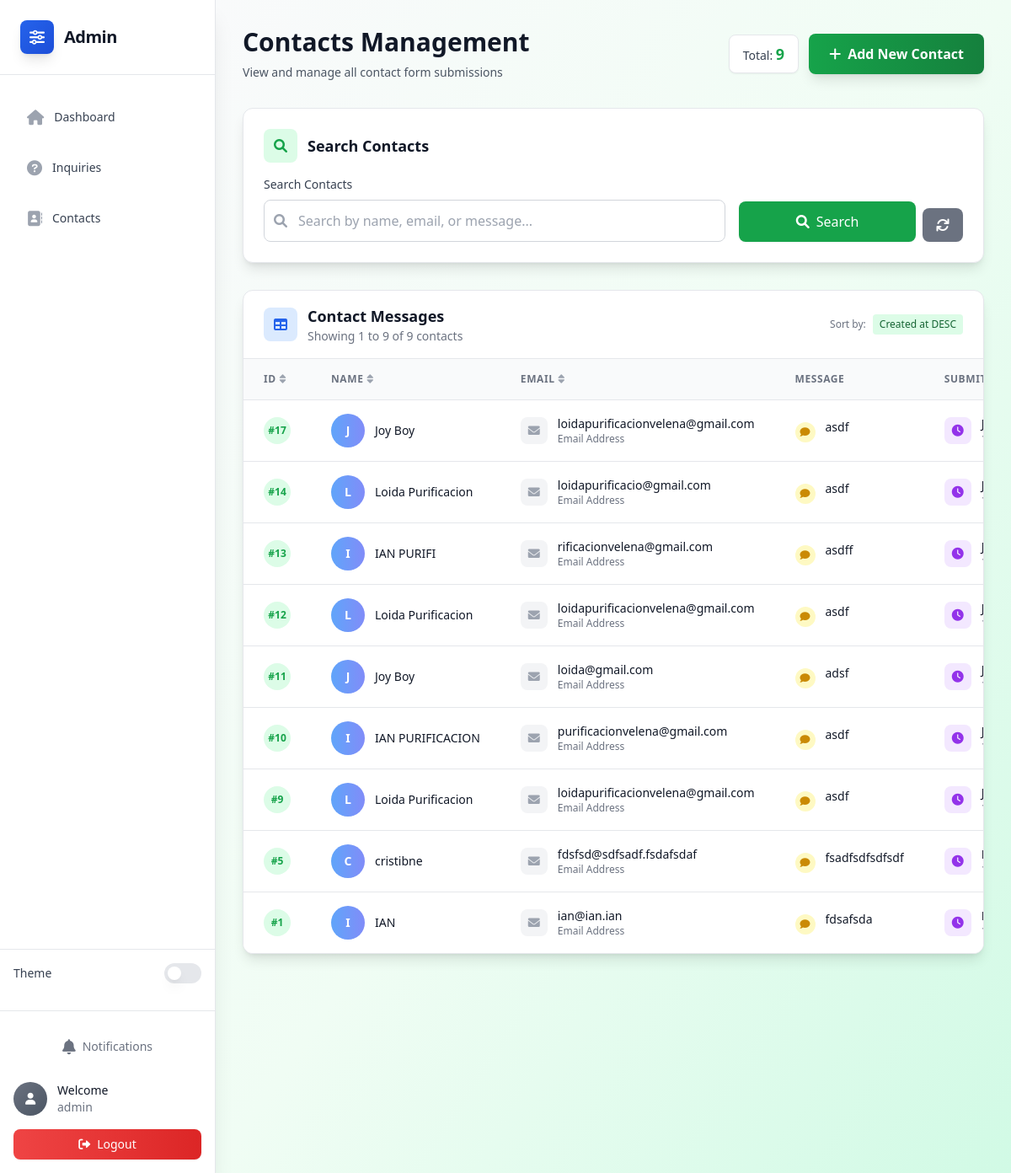
The app's page /admin/contact/index.php (signed in) with its own data.
### tables this page shows
CREATE TABLE `contact` (
  `id` int(11) NOT NULL,
  `name` varchar(100) NOT NULL,
  `email` varchar(100) NOT NULL,
  `message` text NOT NULL,
  `created_at` timestamp NOT NULL DEFAULT current_timestamp()
);

### admin/includes/database.php (called while the page is built, shortened)
<?php
class Database {
    private $conn;
    public function __construct() {
        try {
            $this->conn = new PDO("mysql:host=" . DB_HOST . ";dbname=" . DB_NAME, DB_USER, DB_PASS);
            $this->conn->setAttribute(PDO::ATTR_ERRMODE, PDO::ERRMODE_EXCEPTION);
        } catch(PDOException $e) {
            die("Connection failed: " . $e->getMessage());
        }
    }
    public function prepare($sql) {
        return $this->conn->prepare($sql);
    }
}
?>

### admin/contact/index.php (the view, shortened to what this page needs)
<?php
require_once '../includes/database.php';
$db = new Database();
$search = $_GET['search'] ?? '';
$sort = $_GET['sort'] ?? 'created_at';
$order = $_GET['order'] ?? 'DESC';
$page = (int)($_GET['page'] ?? 1);
$limit = 10;
$offset = ($page - 1) * $limit;
$where = [];
$params = [];
$whereClause = $where ? "WHERE " . implode(" AND ", $where) : "";
$orderClause = "ORDER BY $sort $order";
$stmt = $db->prepare("SELECT * FROM contact $whereClause $orderClause LIMIT $limit OFFSET $offset");
$stmt->execute($params);
$contacts = $stmt->fetchAll(PDO::FETCH_ASSOC);
$countStmt = $db->prepare("SELECT COUNT(*) FROM contact $whereClause");
$countStmt->execute($params);
$totalRecords = $countStmt->fetchColumn();
include '../includes/header.php';
include '../includes/navbar.php';
?>
<div class="min-h-screen bg-gradient-to-br from-gray-50 via-green-50 to-emerald-100 dark:from-gray-900 dark:via-gray-800 dark:to-gray-900">
    <div class="max-w-7xl mx-auto px-4 sm:px-6 lg:px-8 py-8">
        <div class="mb-8">
            <div class="flex flex-col sm:flex-row sm:items-center sm:justify-between gap-4">
                <div>
                    <h1 class="text-3xl font-bold text-gray-900 dark:text-white">Contacts Management</h1>
                    <p class="mt-2 text-sm text-gray-600 dark:text-gray-400">View and manage all contact form submissions</p>
                </div>
                <div class="flex items-center gap-3">
                    <div class="bg-white dark:bg-gray-800 px-4 py-2 rounded-lg shadow-sm border border-gray-200 dark:border-gray-700">
                        <span class="text-sm font-medium text-gray-700 dark:text-gray-300">Total: </span>
                        <span class="text-lg font-bold text-green-600 dark:text-green-400"><?= $totalRecords ?></span>
                    </div>
                    <a href="create.php" class="inline-flex items-center px-6 py-3 bg-gradient-to-r from-green-600 to-green-700 hover:from-green-700 hover:to-green-800 text-white font-semibold rounded-lg shadow-lg hover:shadow-xl transform hover:-translate-y-0.5 transition-all duration-200">
                        <i class="fas fa-plus mr-2"></i>
                        Add New Contact
                    </a>
                </div>
            </div>
        </div>
        <div class="bg-white dark:bg-gray-800 rounded-xl shadow-lg border border-gray-200 dark:border-gray-700 mb-8">
            <div class="p-6">
                <div class="flex items-center mb-4">
                    <div class="flex items-center justify-center w-10 h-10 bg-green-100 dark:bg-green-900 rounded-lg mr-3">
                        <i class="fas fa-search text-green-600 dark:text-green-400"></i>
                    </div>
                    <h3 class="text-lg font-semibold text-gray-900 dark:text-white">Search Contacts</h3>
                </div>
                <form method="GET" class="space-y-4">
                    <div class="grid grid-cols-1 md:grid-cols-3 gap-4">
                        <div class="md:col-span-2">
                            <label class="block text-sm font-medium text-gray-700 dark:text-gray-300 mb-2">Search Contacts</label>
                            <div class="relative">
                                <div class="absolute inset-y-0 left-0 pl-3 flex items-center pointer-events-none">
                                </div>
                                <input type="text" name="search" value="<?= htmlspecialchars($search) ?>"
                                       placeholder="Search by name, email, or message..."
                                       class="w-full pl-10 pr-4 py-3 border border-gray-300 dark:border-gray-600 rounded-lg focus:ring-2 focus:ring-green-500 focus:border-green-500 dark:bg-gray-700 dark:text-white transition-colors duration-200">
                            </div>
                        </div>
                        <div class="flex items-end gap-2">
                            <button type="submit" class="flex-1 inline-flex items-center justify-center px-4 py-3 bg-green-600 hover:bg-green-700 text-white font-medium rounded-lg shadow-sm hover:shadow-md transform hover:-translate-y-0.5 transition-all duration-200">
                                <i class="fas fa-search mr-2"></i>
                                Search
                            </button>
                            <a href="index.php" class="inline-flex items-center justify-center px-4 py-3 bg-gray-500 hover:bg-gray-600 text-white font-medium rounded-lg shadow-sm hover:shadow-md transform hover:-translate-y-0.5 transition-all duration-200">
                                <i class="fas fa-refresh"></i>
                            </a>
                        </div>
                    </div>
                </form>
            </div>
        </div>
        <div class="bg-white dark:bg-gray-800 rounded-xl shadow-lg border border-gray-200 dark:border-gray-700 overflow-hidden">
            <div class="px-6 py-4 border-b border-gray-200 dark:border-gray-700">
                <div class="flex items-center justify-between">
                    <div class="flex items-center">
                        <div class="flex items-center justify-center w-10 h-10 bg-blue-100 dark:bg-blue-900 rounded-lg mr-3">
                            <i class="fas fa-table text-blue-600 dark:text-blue-400"></i>
                        </div>
                        <div>
                            <h3 class="text-lg font-semibold text-gray-900 dark:text-white">Contact Messages</h3>
                            <p class="text-sm text-gray-500 dark:text-gray-400">
                                Showing <?= $offset + 1 ?> to <?= min($offset + $limit, $totalRecords) ?> of <?= $totalRecords ?> contacts
                            </p>
                        </div>
                    </div>
                    <div class="flex items-center gap-2">
                        <span class="text-xs text-gray-500 dark:text-gray-400">Sort by:</span>
                        <span class="px-2 py-1 bg-green-100 dark:bg-green-900 text-green-800 dark:text-green-200 rounded text-xs font-medium">
                            <?= ucfirst(str_replace('_', ' ', $sort)) ?> <?= $order ?>
                        </span>
                    </div>
                </div>
            </div>
            <div class="overflow-x-auto">
                <table class="min-w-full divide-y divide-gray-200 dark:divide-gray-700">
                    <thead class="bg-gray-50 dark:bg-gray-900">
                        <tr>
                            <th class="group px-6 py-4 text-left text-xs font-semibold text-gray-500 dark:text-gray-400 uppercase tracking-wider cursor-pointer hover:bg-gray-100 dark:hover:bg-gray-800 transition-colors duration-200" onclick="toggleSort('id')">
                                <div class="flex items-center space-x-1">
                                    <span>ID</span>
                                    <i class="fas fa-sort text-gray-400 group-hover:text-gray-600 dark:group-hover:text-gray-300"></i>
                                </div>
                            </th>
                            <th class="group px-6 py-4 text-left text-xs font-semibold text-gray-500 dark:text-gray-400 uppercase tracking-wider cursor-pointer hover:bg-gray-100 dark:hover:bg-gray-800 transition-colors duration-200" onclick="toggleSort('name')">
                                <div class="flex items-center space-x-1">
                                    <span>Name</span>
                                    <i class="fas fa-sort text-gray-400 group-hover:text-gray-600 dark:group-hover:text-gray-300"></i>
                                </div>
                            </th>
                            <th class="group px-6 py-4 text-left text-xs font-semibold text-gray-500 dark:text-gray-400 uppercase tracking-wider cursor-pointer hover:bg-gray-100 dark:hover:bg-gray-800 transition-colors duration-200" onclick="toggleSort('email')">
                                <div class="flex items-center space-x-1">
                                    <span>Email</span>
                                    <i class="fas fa-sort text-gray-400 group-hover:text-gray-600 dark:group-hover:text-gray-300"></i>
                                </div>
                            </th>
                            <th class="px-6 py-4 text-left text-xs font-semibold text-gray-500 dark:text-gray-400 uppercase tracking-wider">
                                Message
                            </th>
                            <th class="group px-6 py-4 text-left text-xs font-semibold text-gray-500 dark:text-gray-400 uppercase tracking-wider cursor-pointer hover:bg-gray-100 dark:hover:bg-gray-800 transition-colors duration-200" onclick="toggleSort('created_at')">
                                <div class="flex items-center space-x-1">
                                    <span>Submitted</span>
                                </div>
                            </th>
                        </tr>
                    </thead>
                    <tbody class="bg-white dark:bg-gray-800 divide-y divide-gray-200 dark:divide-gray-700">
                        <?php foreach ($contacts as $contact): ?>
                            <tr class="hover:bg-gray-50 dark:hover:bg-gray-700 transition-colors duration-150">
                                <td class="px-6 py-4 whitespace-nowrap">
                                    <div class="flex items-center">
                                        <div class="flex-shrink-0 w-8 h-8 bg-green-100 dark:bg-green-900 rounded-full flex items-center justify-center">
                                            <span class="text-xs font-semibold text-green-600 dark:text-green-400">#<?= $contact['id'] ?></span>
                                        </div>
                                    </div>
                                </td>
                                <td class="px-6 py-4 whitespace-nowrap">
                                    <div class="flex items-center">
                                        <div class="flex-shrink-0 w-10 h-10 bg-gradient-to-r from-blue-400 to-indigo-400 rounded-full flex items-center justify-center">
                                            <span class="text-sm font-semibold text-white"><?= strtoupper(substr($contact['name'], 0, 1)) ?></span>
                                        </div>
                                        <div class="ml-3">
                                            <div class="text-sm font-medium text-gray-900 dark:text-white"><?= htmlspecialchars($contact['name']) ?></div>
                                        </div>
                                    </div>
                                </td>
                                <td class="px-6 py-4 whitespace-nowrap">
                                    <div class="flex items-center">
                                        <div class="flex-shrink-0 mr-3">
                                            <div class="w-8 h-8 bg-gray-100 dark:bg-gray-700 rounded-lg flex items-center justify-center">
                                                <i class="fas fa-envelope text-gray-400 text-sm"></i>
                                            </div>
                                        </div>
                                        <div>
                                            <div class="text-sm text-gray-900 dark:text-white"><?= htmlspecialchars($contact['email']) ?></div>
                                            <div class="text-xs text-gray-500 dark:text-gray-400">Email Address</div>
                                        </div>
                                    </div>
                                </td>
                                <td class="px-6 py-4">
                                    <div class="flex items-start">
                                        <div class="flex-shrink-0 mr-3 mt-1">
                                            <div class="w-6 h-6 bg-yellow-100 dark:bg-yellow-900 rounded-full flex items-center justify-center">
                                                <i class="fas fa-comment text-yellow-600 dark:text-yellow-400 text-xs"></i>
                                            </div>
                                        </div>
                                        <div class="flex-1">
                                            <div class="text-sm text-gray-900 dark:text-white max-w-xs">
                                                <div class="line-clamp-2" title="<?= htmlspecialchars($contact['message']) ?>">
                                                    <?= htmlspecialchars(strlen($contact['message']) > 100 ? substr($contact['message'], 0, 100) . '...' : $contact['message']) ?>
                                                </div>
                                            </div>
                                        </div>
                                    </div>
                                </td>
                                <td class="px-6 py-4 whitespace-nowrap">
                                    <div class="flex items-center">
                                        <div class="flex-shrink-0 mr-3">
                                            <div class="w-8 h-8 bg-purple-100 dark:bg-purple-900 rounded-lg flex items-center justify-center">
                                                <i class="fas fa-clock text-purple-600 dark:text-purple-400 text-sm"></i>
                                            </div>
                                        </div>
                                        <div>
                                            <div class="text-sm text-gray-900 dark:text-white"><?= date('M j, Y', strtotime($contact['created_at'])) ?></div>
                                            <div class="text-xs text-gray-500 dark:text-gray-400"><?= date('g:i A', strtotime($contact['created_at'])) ?></div>
                                        </div>
                                    </div>
                                </td>
                            </tr>
                        <?php endforeach; ?>
                    </tbody>
                </table>
            </div>
        </div>
    </div>
</div>
<?php include '../includes/footer.php'; ?>

### records on screen
contact: id "17", name "J", name "Joy Boy", email "loidapurificacionvelena@gmail.com", message "asdf"
contact: id "14", name "L", name "Loida Purificacion", email "loidapurificacio@gmail.com", message "asdf"
contact: id "13", name "I", name "IAN PURIFI", email "rificacionvelena@gmail.com", message "asdff"
contact: id "12", name "L", name "Loida Purificacion", email "loidapurificacionvelena@gmail.com", message "asdf"
contact: id "11", name "J", name "Joy Boy", email "loida@gmail.com", message "adsf"
contact: id "10", name "I", name "IAN PURIFICACION", email "purificacionvelena@gmail.com", message "asdf"
contact: id "9", name "L", name "Loida Purificacion", email "loidapurificacionvelena@gmail.com", message "asdf"
contact: id "5", name "C", name "cristibne", email "fdsfsd@sdfsadf.fsdafsdaf", message "fsadfsdfsdfsdf"
contact: id "1", name "I", name "IAN", email "ian@ian.ian", message "fdsafsda"

### other values on screen
$_SESSION['admin_username'] "admin"
$totalRecords "9"
$offset + 1 "1"
min($offset + $limit, $totalRecords) "9"
str_replace('_', ' ', $sort) "Created at"
$order "DESC"
